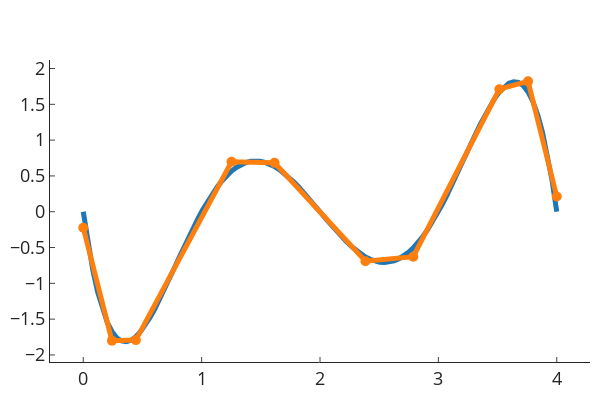

Source (notebook cell):
### Code cell
y_smooth_L2 = numpy.linalg.solve(build_mass_matrix(x_smooth).A, build_rhs(x_smooth))
plot([x, x_smooth], [y, y_smooth_L2], "smooth_L2.pdf")
